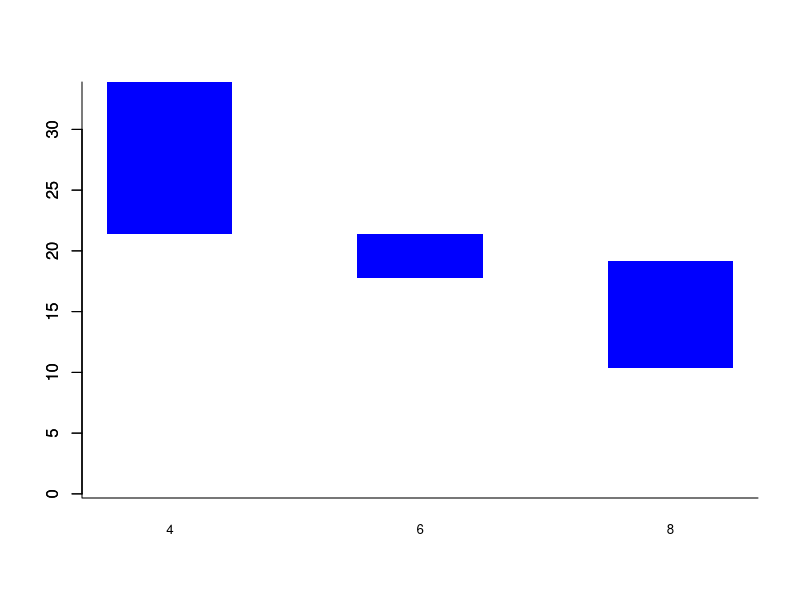
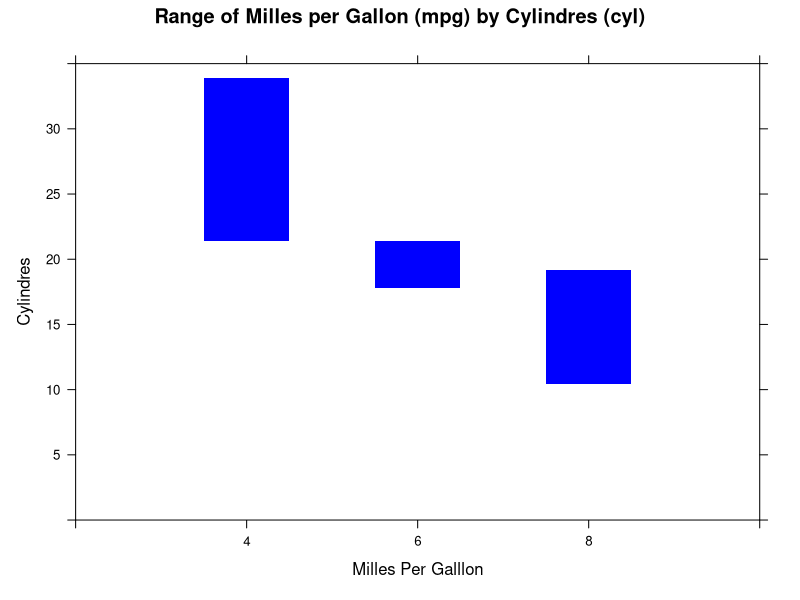
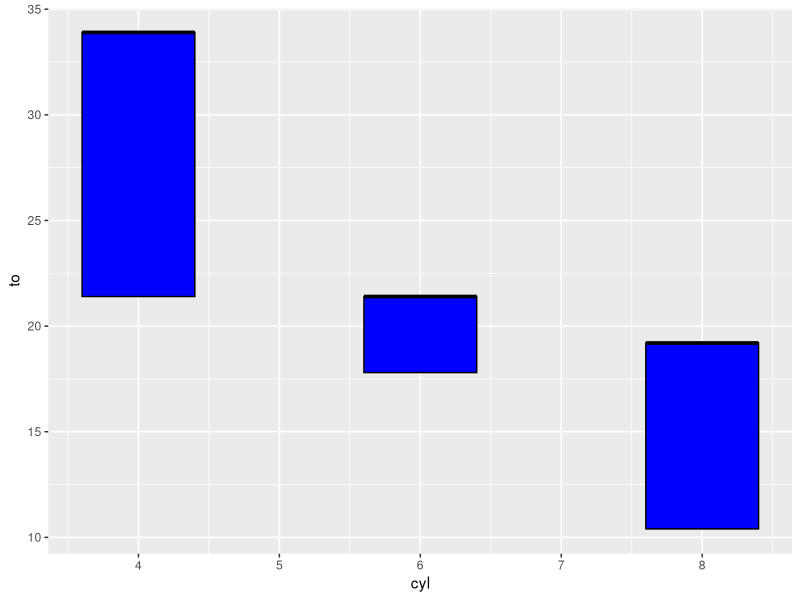

Write the R code that produced these figures, in order.
## ---- chunk 1
head(mtcars)

## ---- chunk 2
x<-subset(mtcars, mtcars$cyl==4)
x<-range(x$mpg)
y<-subset(mtcars, mtcars$cyl==6)
y<-range(y$mpg)
z<-subset(mtcars, mtcars$cyl==8)
z<-range(z$mpg)
df<-data.frame(cyl=c(4,6,8),from=c(x[1],y[1],z[1]), to=c(x[2],y[2],z[2]))
barplot(df$to, border='transparent', space=1, col='blue')
barplot(df$from, space=1, add=TRUE, col='white', 
        border='transparent', names.arg=df$cyl, 
        cex.names=0.8, main="Range of Milles per Gallon (mpg) by Cylindres (cyl)", xlab="Milles Per Gallon", ylab="Cylindres")
box(bty='l')

## ---- chunk 3
library(lattice)
x<-subset(mtcars, mtcars$cyl==4)
x<-range(x$mpg)
y<-subset(mtcars, mtcars$cyl==6)
y<-range(y$mpg)
z<-subset(mtcars, mtcars$cyl==8)
z<-range(z$mpg)
df<-data.frame(cyl=c(4,6,8),from=c(x[1],y[1],z[1]), to=c(x[2],y[2],z[2]))
xyplot( to  ~ cyl + from, df, ylim = c(0, 35), xlim=c(2, 10), border='transparent', 
        main="Range of Milles per Gallon (mpg) by Cylindres (cyl)", xlab="Milles Per Galllon",ylab="Cylindres",
       panel = function(x, y, subscripts, groups,...){
         panel.barchart(y = y[subscripts], 
                    x = x[subscripts[groups=="cyl"]],  horizontal=FALSE, col="blue",box.width=1,
                    ...)
         panel.barchart(y = x[subscripts[groups=="from"]], 
                        x = x[subscripts[groups=="cyl"]],  horizontal=FALSE, col = "white", box.width=1,
                        ...)
       })

## ---- chunk 4
library("ggplot2")
x<-subset(mtcars, mtcars$cyl==4)
x<-range(x$mpg)
y<-subset(mtcars, mtcars$cyl==6)
y<-range(y$mpg)
z<-subset(mtcars, mtcars$cyl==8)
z<-range(z$mpg)
df<-data.frame(cyl=c(4,6,8),from=c(x[1],y[1],z[1]), to=c(x[2],y[2],z[2]))
g <- ggplot(df, aes(cyl,to)) + geom_crossbar(aes(ymin = from, ymax = to), width = 0.8, fill="blue")
g + labs(list(title = "Range of Milles per Gallon (mpg) by Cylindres (cyl)",  x="Cylindres", y="Miles per Gallon"))
